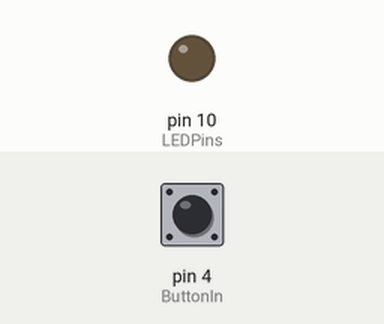
Bench run of a sketch on a simulated Arduino Uno, built with avr-gcc and run on an emulated ATmega328P. On the bench: output pins drawn as LEDs (lit = HIGH). Dashed ring = blinking. The test bench sets the inputs (shaded band); at power-on: pin 4 (ButtonIn) LOW.

Above: at 1.2 s.
1.3 s: pin 4 (ButtonIn) pulled HIGH for 3.2 s
At 1.42 s:
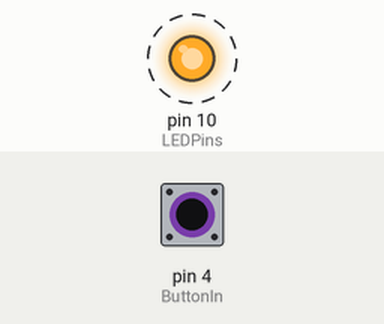
Timing chart, 0 to 5.2 s (numbered marks = the images above; inputs shaded):
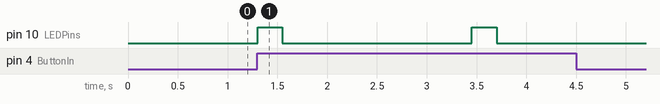

The sketch:

BlinkOgSkiftVedTryk.ino
```cpp
const int LEDPins[] = {10,11,12,13};

int maxIndex = 3;

int LEDPin = LEDPins[0];

int index = 0;

const int ButtonIn = 4;

unsigned long lastTime = 0;

unsigned long currentTime = 0;

bool LEDOn = false;

const int blinkDelay = 250;

void setup() {
  // put your setup code here, to run once:
  pinMode(ButtonIn, INPUT);
  pinMode(LEDPin, OUTPUT);
}

void loop() {
  // put your main code here, to run repeatedly:
  currentTime = millis();
  if(digitalRead(ButtonIn) == HIGH){
    if(currentTime - lastTime >= blinkDelay){
      if(LEDOn){
        digitalWrite(LEDPin, LOW);
        LEDOn = false;
        index += 1;
        if(index > maxIndex){
          index = 0;
        }
        LEDPin = LEDPins[index];
      }else{
        digitalWrite(LEDPin, HIGH);
        LEDOn = true;
      }
      lastTime = currentTime;
    }

  } else{
    digitalWrite(LEDPin, LOW);
  }
  delay(50);
}
```

Measured:
- after the input at 1.3 s, pin 10 (LEDPins): alternates HIGH for 0.25 s and LOW for 1.9 s, 4 changes in all, then stays LOW, starting at once
